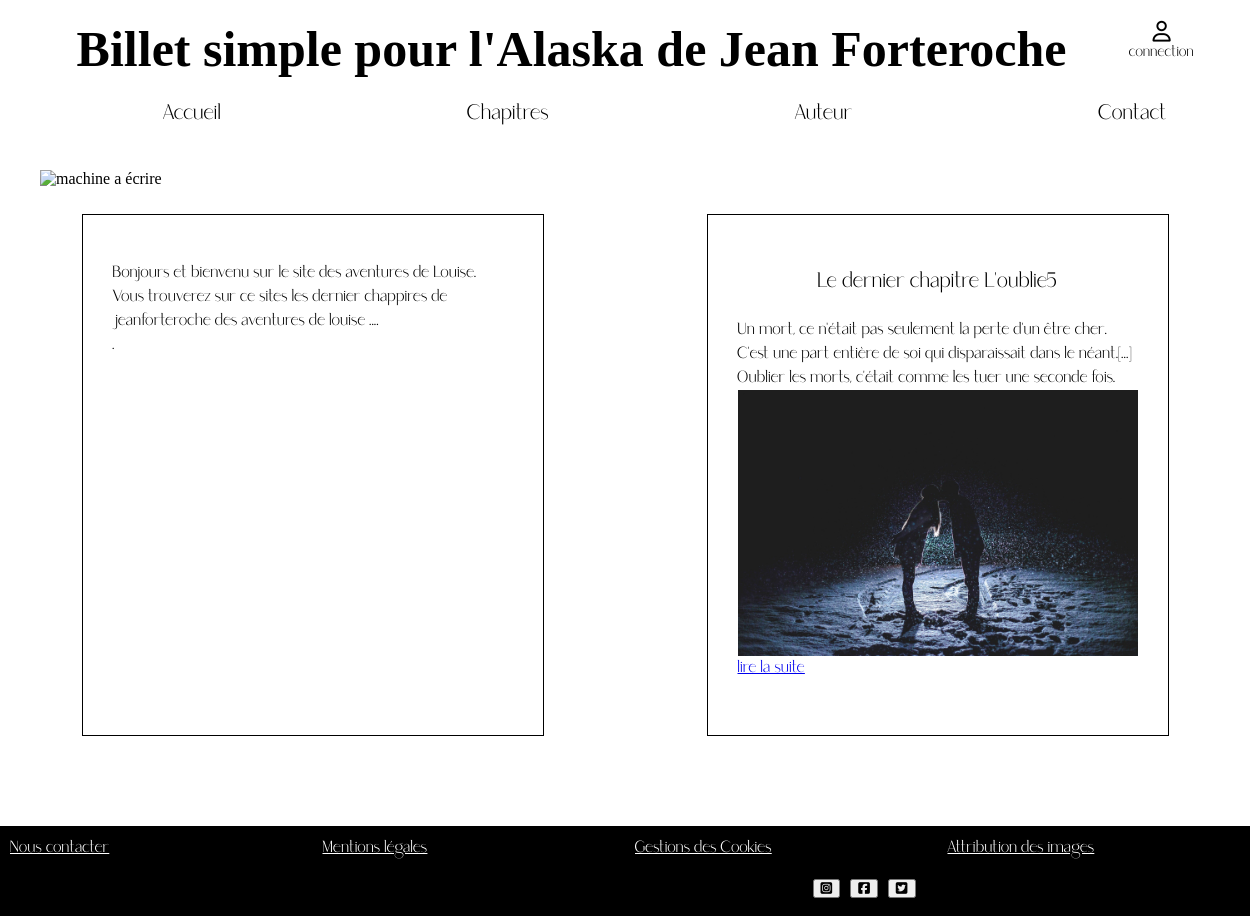
The page / on the database its author committed.
### tables this page shows
CREATE TABLE `chapitre` (
  `ID` int(255) NOT NULL,
  `chapitre-number` int(11) NOT NULL,
  `chapitre-titre` text NOT NULL,
  `chapitre-text` text NOT NULL,
  `images` text NOT NULL,
  `brouillon` tinyint(1) NOT NULL
);

### controller/front-end/controller.php (called while the page is built, shortened)
<?php
function directionaccueil()
{
require('Model/front-end/accueil.php');
$instanceclasse2 = new modelaccueil();
$databd2 = $instanceclasse2-> connexionbdaccueil() ;
require('view/front-end/accueil.php');
}
?>

### Model/front-end/accueil.php (called while the page is built)
<?php
class modelaccueil {
    public function connexionbdaccueil() {
    require('Model/front-end/connexion.php');
    $reponse = $bdd->query('SELECT * FROM Chapitre ORDER BY ID DESC LIMIT 0,1');
    $reponse->execute();
            $data = $reponse->fetchAll();
            return $data;
            $rereponseq->cloreCursor();}
    }
?>

### view/front-end/accueil.php (the view, shortened to what this page needs)
<section>
			<figure><img src="images/typing.jpg" alt="machine a écrire" id="slider"></figure>
   		</section>
		   <section id="content">
			   <div id="description"><p>Bonjours et bienvenu sur le site des aventures de Louise.<br>Vous trouverez sur ce sites les dernier chappires de jeanforteroche des aventures de louise ....<br>.</div>
			   <?php  foreach ($databd2 as $donnees) : ?>
			   <div id="lastchapter"><h3>Le dernier chapitre <?php echo $donnees['chapitre-titre']?><?php echo $donnees['chapitre-number']?></h3><?php echo $donnees['chapitre-text']?>
			   <img src="<?php echo $donnees['images']?>" alt="illustrationchapitre" id="illustrationchapitre">
			   <?php $identite=$donnees['ID']?>
			   <a id="suite"href="index.php?action=chapitre&id=<?php echo "$identite"?>">lire la suite</a></li></div>
				<?php endforeach; ?>
		   </section>
<?php require('template.php'); ?>

### style.css (style rules this page uses)
html, body { margin: 0; padding: 0; width: 100%; height: 100%; }
#illustrationchapitre { display: flex; width:400px ; }
#slider { display: flex; width: 100%; margin-top:80px; }
p { font-family: Saudagar; }
#suite { text-align: center; }
h3 { font-family: Saudagar; font-size: 1.3em; display: flex; justify-content: space-around; font-weight : normal; }
#content { display: flex; justify-content: space-around; flex-wrap: wrap; }
#lastchapter { display: block; height: 460px; top: -420px; margin-left :40px; font-family: Saudagar; width: 400px; margin: 10px; padding: 30px; border-width:1px; border-style:solid; border-color:black; overflow: scroll; }
#description { display: block; height: 460px; width: 400px; margin: 10px; padding: 30px; border-width:1px; border-style:solid; border-color:black; overflow: scroll; }

### rows shown on the page
chapitre: value "L'oublie", value "5", value "Un mort, ce n'était pas seulement la perte d'un être cher. C'est une part entière de soi qui disparaissait dans le néant.[...] Oublier les morts, c'était comme les tuer une seconde fois.", images (picture)
